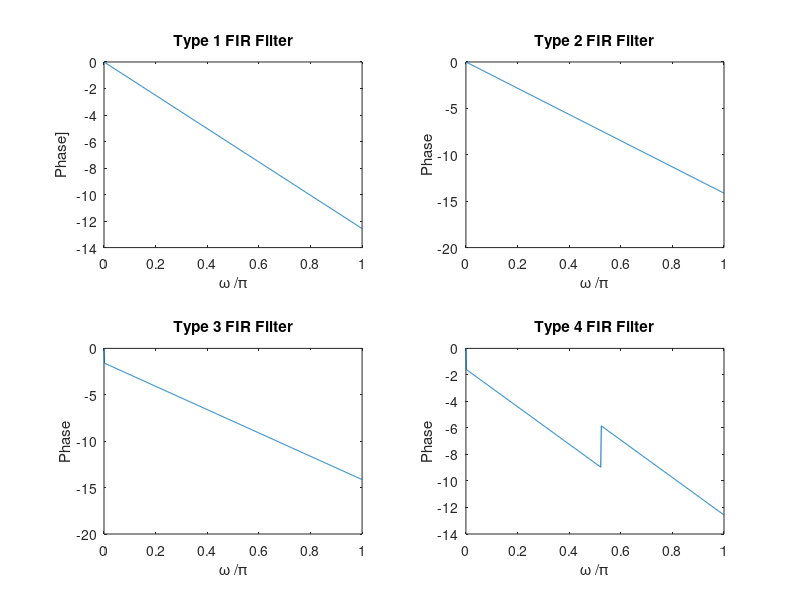

Reproduce this figure in MATLAB. (Note: this script raises an error after producing the figure.)
% Program P4_3
% Zero Locations of Linear Phase FIR Filters
clf;
b = [1 -8.5 30.5 -63];
num1 = [b 81 fliplr(b)];
num2 = [b 81 81 fliplr(b)];
num3 = [b 0 -fliplr(b)];
num4 = [b 81 -81 -fliplr(b)];
n1 = 0:length(num1)-1;
n2 = 0:length(num2)-1;
w = 0:pi/511:pi;
h1 = freqz(num1, 1, w);
h2 = freqz(num2, 1, w);
h3 = freqz(num3, 1, w);
h4 = freqz(num4, 1, w);
subplot(2,2,1); stem(n1,num1);
xlabel('Time index n');ylabel('Amplitude'); grid;
title('Type 1 FIR Filter');
subplot(2,2,2); stem(n2,num2);
xlabel('Time index n');ylabel('Amplitude'); grid;
title('Type 2 FIR Filter');
subplot(2,2,3); stem(n1,num3);
xlabel('Time index n');ylabel('Amplitude'); grid;
title('Type 3 FIR Filter');
subplot(2,2,4); stem(n2,num4);
xlabel('Time index n');ylabel('Amplitude'); grid;
title('Type 4 FIR Filter');
pause
subplot(2,2,1); zplane(num1,1);
title('Type 1 FIR Filter');
subplot(2,2,2); zplane(num2,1);
title('Type 2 FIR Filter');
subplot(2,2,3); zplane(num3,1);
title('Type 3 FIR Filter');
subplot(2,2,4); zplane(num4,1);
title('Type 4 FIR Filter');
disp('Zeros of Type 1 FIR Filter are');
disp(roots(num1));
disp('Zeros of Type 2 FIR Filter are');
disp(roots(num2));
disp('Zeros of Type 3 FIR Filter are');
disp(roots(num3));
disp('Zeros of Type 4 FIR Filter are');
disp(roots(num4));
pause
subplot(2,2,1); 
plot(w/pi, unwrap(angle(h1)));
title('Type 1 FIR Filter');
xlabel('\omega /\pi')
ylabel('Phase]')
subplot(2,2,2); 
plot(w/pi, unwrap(angle(h2)));
title('Type 2 FIR Filter');
xlabel('\omega /\pi')
ylabel('Phase')
subplot(2,2,3); 
plot(w/pi, unwrap(angle(h3)));
title('Type 3 FIR Filter');
xlabel('\omega /\pi')
ylabel('Phase')
subplot(2,2,4)
plot(w/pi, unwrap(angle(h4)));
title('Type 4 FIR Filter');
xlabel('\omega /\pi')
ylabel('Phase')
suptitle('Phase response of Types 1--4 FIR filters')
